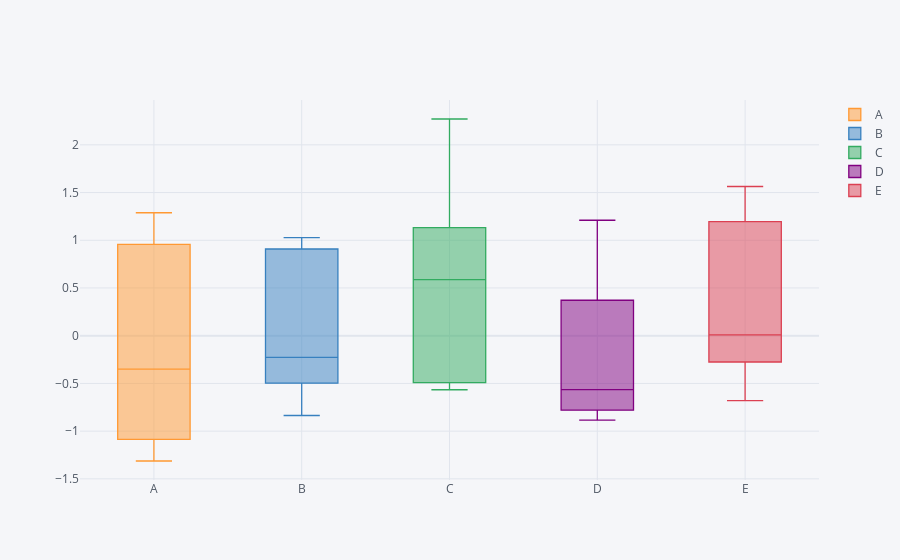

Notebook code cell kept with this figure:
### Markdown cell above
# Box

### Code cell
df.iplot(kind = "box")

### Figure 1 — Plotly figure (JSON) as saved in the notebook; plotly's stock layout.template omitted (floating-point values rounded to 4 significant figures)
{"data": [{"boxpoints": false, "line": {"width": 1.3}, "marker": {"color": "rgba(255, 153, 51, 1.0)"}, "name": "A", "orientation": "v", "type": "box", "y": [1.288, -0.3499, -1.011, 0.847, -1.313]}, {"boxpoints": false, "line": {"width": 1.3}, "marker": {"color": "rgba(55, 128, 191, 1.0)"}, "name": "B", "orientation": "v", "type": "box", "y": [1.028, 0.8687, -0.2278, -0.8364, -0.3847]}, {"boxpoints": false, "line": {"width": 1.3}, "marker": {"color": "rgba(50, 171, 96, 1.0)"}, "name": "C", "orientation": "v", "type": "box", "y": [-0.5662, 0.7526, 0.5879, -0.4659, 2.271]}, {"boxpoints": false, "line": {"width": 1.3}, "marker": {"color": "rgba(128, 0, 128, 1.0)"}, "name": "D", "orientation": "v", "type": "box", "y": [0.09225, -0.746, 1.21, -0.8846, -0.5654]}, {"boxpoints": false, "line": {"width": 1.3}, "marker": {"color": "rgba(219, 64, 82, 1.0)"}, "name": "E", "orientation": "v", "type": "box", "y": [0.008478, -0.1408, -0.6808, 1.563, 1.072]}], "layout": {"legend": {"bgcolor": "#F5F6F9", "font": {"color": "#4D5663"}}, "paper_bgcolor": "#F5F6F9", "plot_bgcolor": "#F5F6F9", "title": {"font": {"color": "#4D5663"}}, "xaxis": {"gridcolor": "#E1E5ED", "showgrid": true, "tickfont": {"color": "#4D5663"}, "title": {"font": {"color": "#4D5663"}, "text": ""}, "zerolinecolor": "#E1E5ED"}, "yaxis": {"gridcolor": "#E1E5ED", "showgrid": true, "tickfont": {"color": "#4D5663"}, "title": {"font": {"color": "#4D5663"}, "text": ""}, "zerolinecolor": "#E1E5ED"}}}
